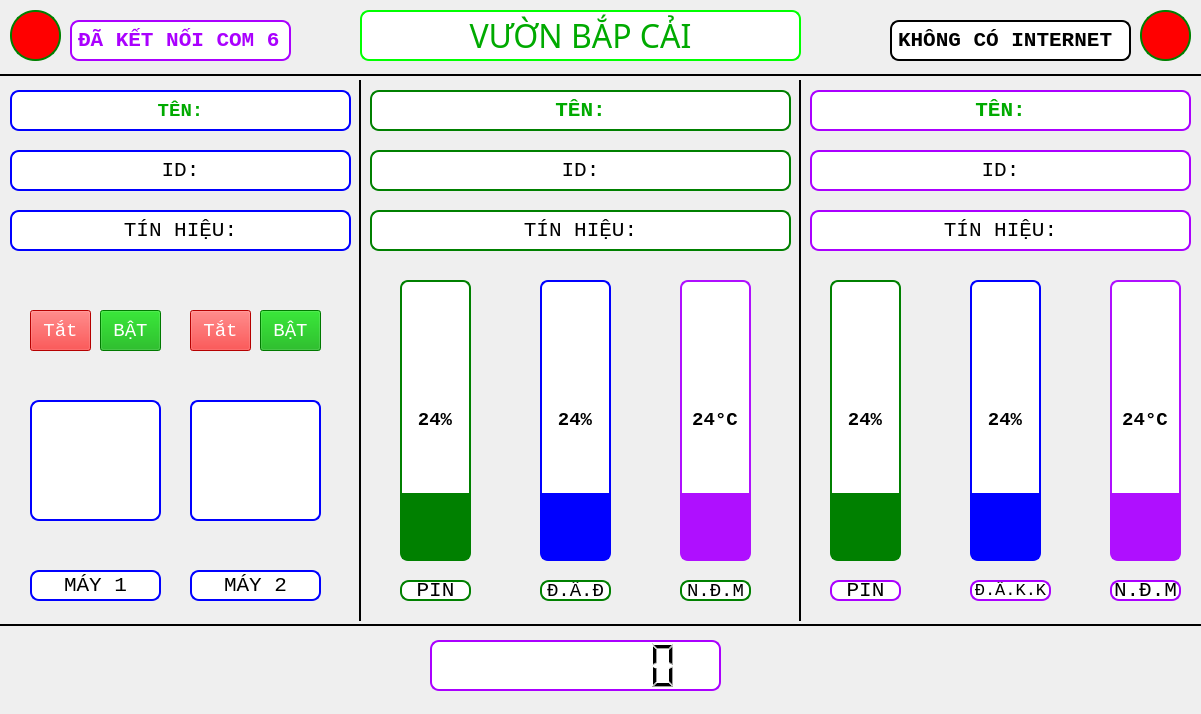
<?xml version="1.0" encoding="UTF-8"?>
<ui version="4.0">
 <class>MainWindow</class>
 <widget class="QMainWindow" name="MainWindow">
  <property name="windowModality">
   <enum>Qt::NonModal</enum>
  </property>
  <property name="geometry">
   <rect>
    <x>0</x>
    <y>0</y>
    <width>1201</width>
    <height>714</height>
   </rect>
  </property>
  <property name="minimumSize">
   <size>
    <width>1201</width>
    <height>714</height>
   </size>
  </property>
  <property name="maximumSize">
   <size>
    <width>1201</width>
    <height>714</height>
   </size>
  </property>
  <property name="windowTitle">
   <string>SMART_FAMR</string>
  </property>
  <property name="windowIcon">
   <iconset>
    <normaloff>../icons/k.ico</normaloff>../icons/k.ico</iconset>
  </property>
  <property name="styleSheet">
   <string notr="true">border-color: rgb(0, 85, 255);</string>
  </property>
  <widget class="QWidget" name="centralwidget">
   <widget class="Line" name="line">
    <property name="geometry">
     <rect>
      <x>0</x>
      <y>60</y>
      <width>1201</width>
      <height>31</height>
     </rect>
    </property>
    <property name="frameShadow">
     <enum>QFrame::Plain</enum>
    </property>
    <property name="lineWidth">
     <number>2</number>
    </property>
    <property name="orientation">
     <enum>Qt::Horizontal</enum>
    </property>
   </widget>
   <widget class="Line" name="line_2">
    <property name="geometry">
     <rect>
      <x>0</x>
      <y>610</y>
      <width>1201</width>
      <height>31</height>
     </rect>
    </property>
    <property name="frameShadow">
     <enum>QFrame::Plain</enum>
    </property>
    <property name="lineWidth">
     <number>2</number>
    </property>
    <property name="orientation">
     <enum>Qt::Horizontal</enum>
    </property>
   </widget>
   <widget class="Line" name="line_3">
    <property name="geometry">
     <rect>
      <x>350</x>
      <y>80</y>
      <width>21</width>
      <height>541</height>
     </rect>
    </property>
    <property name="frameShadow">
     <enum>QFrame::Plain</enum>
    </property>
    <property name="lineWidth">
     <number>2</number>
    </property>
    <property name="orientation">
     <enum>Qt::Vertical</enum>
    </property>
   </widget>
   <widget class="Line" name="line_4">
    <property name="geometry">
     <rect>
      <x>790</x>
      <y>80</y>
      <width>21</width>
      <height>541</height>
     </rect>
    </property>
    <property name="frameShadow">
     <enum>QFrame::Plain</enum>
    </property>
    <property name="lineWidth">
     <number>2</number>
    </property>
    <property name="orientation">
     <enum>Qt::Vertical</enum>
    </property>
   </widget>
   <widget class="QLabel" name="label">
    <property name="geometry">
     <rect>
      <x>360</x>
      <y>10</y>
      <width>441</width>
      <height>51</height>
     </rect>
    </property>
    <property name="font">
     <font>
      <family>Segoe Print</family>
      <pointsize>24</pointsize>
      <weight>50</weight>
      <italic>false</italic>
      <bold>false</bold>
     </font>
    </property>
    <property name="styleSheet">
     <string notr="true">background-color: rgb(255, 255, 255);
color: rgb(0, 170, 0);
font: 24pt &quot;Segoe Print&quot;;
background-color: rgb(255, 255, 255);
border-radius:9px;
border: 2px solid #00ff00
</string>
    </property>
    <property name="text">
     <string>VƯỜN BẮP CẢI</string>
    </property>
    <property name="alignment">
     <set>Qt::AlignCenter</set>
    </property>
   </widget>
   <widget class="QLabel" name="lbl_1_name">
    <property name="geometry">
     <rect>
      <x>10</x>
      <y>90</y>
      <width>341</width>
      <height>41</height>
     </rect>
    </property>
    <property name="font">
     <font>
      <family>Courier New</family>
      <pointsize>14</pointsize>
      <weight>75</weight>
      <italic>false</italic>
      <bold>true</bold>
     </font>
    </property>
    <property name="styleSheet">
     <string notr="true">background-color: rgb(255, 255, 255);
border-radius:9px;
border: 2px solid blue;
color: rgb(0, 170, 0);</string>
    </property>
    <property name="frameShape">
     <enum>QFrame::Box</enum>
    </property>
    <property name="frameShadow">
     <enum>QFrame::Sunken</enum>
    </property>
    <property name="text">
     <string>TÊN:</string>
    </property>
    <property name="alignment">
     <set>Qt::AlignCenter</set>
    </property>
   </widget>
   <widget class="QLabel" name="lbl_1_id">
    <property name="geometry">
     <rect>
      <x>10</x>
      <y>150</y>
      <width>341</width>
      <height>41</height>
     </rect>
    </property>
    <property name="font">
     <font>
      <family>Courier New</family>
      <pointsize>16</pointsize>
     </font>
    </property>
    <property name="styleSheet">
     <string notr="true">background-color: rgb(255, 255, 255);
background-color: rgb(255, 255, 255);
border-radius:9px;
border: 2px solid blue</string>
    </property>
    <property name="frameShape">
     <enum>QFrame::Box</enum>
    </property>
    <property name="text">
     <string>ID:</string>
    </property>
    <property name="alignment">
     <set>Qt::AlignCenter</set>
    </property>
   </widget>
   <widget class="QLabel" name="lbl_1_rf">
    <property name="geometry">
     <rect>
      <x>10</x>
      <y>210</y>
      <width>341</width>
      <height>41</height>
     </rect>
    </property>
    <property name="font">
     <font>
      <family>Courier New</family>
      <pointsize>16</pointsize>
     </font>
    </property>
    <property name="styleSheet">
     <string notr="true">background-color: rgb(255, 255, 255);
background-color: rgb(255, 255, 255);
border-radius:9px;
border: 2px solid blue</string>
    </property>
    <property name="frameShape">
     <enum>QFrame::Box</enum>
    </property>
    <property name="text">
     <string>TÍN HIỆU:</string>
    </property>
    <property name="alignment">
     <set>Qt::AlignCenter</set>
    </property>
   </widget>
   <widget class="QPushButton" name="btn_rl1_bat">
    <property name="geometry">
     <rect>
      <x>100</x>
      <y>310</y>
      <width>61</width>
      <height>41</height>
     </rect>
    </property>
    <property name="font">
     <font>
      <family>Courier New</family>
      <pointsize>14</pointsize>
      <weight>50</weight>
      <italic>false</italic>
      <bold>false</bold>
     </font>
    </property>
    <property name="styleSheet">
     <string notr="true">background-color: rgb(0, 170, 0);
color: rgb(255, 255, 255);</string>
    </property>
    <property name="text">
     <string>BẬT</string>
    </property>
    <property name="iconSize">
     <size>
      <width>24</width>
      <height>24</height>
     </size>
    </property>
   </widget>
   <widget class="QLabel" name="img_2">
    <property name="geometry">
     <rect>
      <x>190</x>
      <y>400</y>
      <width>131</width>
      <height>121</height>
     </rect>
    </property>
    <property name="font">
     <font>
      <family>Courier New</family>
      <pointsize>16</pointsize>
     </font>
    </property>
    <property name="styleSheet">
     <string notr="true">background-color: rgb(255, 255, 255);
background-color: rgb(255, 255, 255);
border-radius:8px;
border: 2px solid blue</string>
    </property>
    <property name="frameShape">
     <enum>QFrame::Box</enum>
    </property>
    <property name="text">
     <string/>
    </property>
    <property name="pixmap">
     <pixmap>../icons/fan_off.png</pixmap>
    </property>
    <property name="scaledContents">
     <bool>true</bool>
    </property>
    <property name="alignment">
     <set>Qt::AlignCenter</set>
    </property>
   </widget>
   <widget class="QLabel" name="img_1">
    <property name="geometry">
     <rect>
      <x>30</x>
      <y>400</y>
      <width>131</width>
      <height>121</height>
     </rect>
    </property>
    <property name="font">
     <font>
      <family>Courier New</family>
      <pointsize>16</pointsize>
     </font>
    </property>
    <property name="styleSheet">
     <string notr="true">background-color: rgb(255, 255, 255);
background-color: rgb(255, 255, 255);
border-radius:9px;
border: 2px solid blue
</string>
    </property>
    <property name="frameShape">
     <enum>QFrame::Box</enum>
    </property>
    <property name="frameShadow">
     <enum>QFrame::Plain</enum>
    </property>
    <property name="text">
     <string/>
    </property>
    <property name="pixmap">
     <pixmap>../icons/RL1_off.png</pixmap>
    </property>
    <property name="scaledContents">
     <bool>true</bool>
    </property>
    <property name="alignment">
     <set>Qt::AlignCenter</set>
    </property>
   </widget>
   <widget class="QProgressBar" name="progressBar_2_pin">
    <property name="geometry">
     <rect>
      <x>400</x>
      <y>280</y>
      <width>71</width>
      <height>281</height>
     </rect>
    </property>
    <property name="font">
     <font>
      <family>Courier New</family>
      <pointsize>14</pointsize>
      <weight>75</weight>
      <bold>true</bold>
     </font>
    </property>
    <property name="styleSheet">
     <string notr="true">QProgressBar {border: 2px solid green;border-radius:8px}
QProgressBar::chunk {background: green}</string>
    </property>
    <property name="value">
     <number>24</number>
    </property>
    <property name="alignment">
     <set>Qt::AlignCenter</set>
    </property>
    <property name="orientation">
     <enum>Qt::Vertical</enum>
    </property>
   </widget>
   <widget class="QProgressBar" name="progressBar_2_soil">
    <property name="geometry">
     <rect>
      <x>540</x>
      <y>280</y>
      <width>71</width>
      <height>281</height>
     </rect>
    </property>
    <property name="font">
     <font>
      <family>Courier New</family>
      <pointsize>14</pointsize>
      <weight>75</weight>
      <bold>true</bold>
     </font>
    </property>
    <property name="styleSheet">
     <string notr="true">QProgressBar {border: 2px solid blue;border-radius:8px}
 QProgressBar::chunk {background:blue}</string>
    </property>
    <property name="value">
     <number>24</number>
    </property>
    <property name="alignment">
     <set>Qt::AlignCenter</set>
    </property>
    <property name="orientation">
     <enum>Qt::Vertical</enum>
    </property>
   </widget>
   <widget class="QProgressBar" name="progressBar_2_eoc">
    <property name="geometry">
     <rect>
      <x>680</x>
      <y>280</y>
      <width>71</width>
      <height>281</height>
     </rect>
    </property>
    <property name="font">
     <font>
      <family>Courier New</family>
      <pointsize>14</pointsize>
      <weight>75</weight>
      <bold>true</bold>
     </font>
    </property>
    <property name="styleSheet">
     <string notr="true">QProgressBar {border: 2px solid #af0fff;border-radius:8px}
QProgressBar::chunk {background:#af0fff}</string>
    </property>
    <property name="value">
     <number>24</number>
    </property>
    <property name="alignment">
     <set>Qt::AlignCenter</set>
    </property>
    <property name="orientation">
     <enum>Qt::Vertical</enum>
    </property>
    <property name="format">
     <string>%p°C</string>
    </property>
   </widget>
   <widget class="QProgressBar" name="progressBar_3_hum">
    <property name="geometry">
     <rect>
      <x>970</x>
      <y>280</y>
      <width>71</width>
      <height>281</height>
     </rect>
    </property>
    <property name="font">
     <font>
      <family>Courier New</family>
      <pointsize>14</pointsize>
      <weight>75</weight>
      <bold>true</bold>
     </font>
    </property>
    <property name="styleSheet">
     <string notr="true">QProgressBar {border: 2px solid blue;border-radius:8px}
 QProgressBar::chunk {background:blue}</string>
    </property>
    <property name="value">
     <number>24</number>
    </property>
    <property name="alignment">
     <set>Qt::AlignCenter</set>
    </property>
    <property name="orientation">
     <enum>Qt::Vertical</enum>
    </property>
   </widget>
   <widget class="QProgressBar" name="progressBar_3_pin">
    <property name="geometry">
     <rect>
      <x>830</x>
      <y>280</y>
      <width>71</width>
      <height>281</height>
     </rect>
    </property>
    <property name="font">
     <font>
      <family>Courier New</family>
      <pointsize>14</pointsize>
      <weight>75</weight>
      <bold>true</bold>
     </font>
    </property>
    <property name="styleSheet">
     <string notr="true">QProgressBar {border: 2px solid green;border-radius:8px}
QProgressBar::chunk {background:green}</string>
    </property>
    <property name="value">
     <number>24</number>
    </property>
    <property name="alignment">
     <set>Qt::AlignCenter</set>
    </property>
    <property name="orientation">
     <enum>Qt::Vertical</enum>
    </property>
   </widget>
   <widget class="QProgressBar" name="progressBar_3_eoc">
    <property name="geometry">
     <rect>
      <x>1110</x>
      <y>280</y>
      <width>71</width>
      <height>281</height>
     </rect>
    </property>
    <property name="font">
     <font>
      <family>Courier New</family>
      <pointsize>14</pointsize>
      <weight>75</weight>
      <bold>true</bold>
     </font>
    </property>
    <property name="styleSheet">
     <string notr="true">QProgressBar {border: 2px solid #af0fff;border-radius:8px}
QProgressBar::chunk {background:#af0fff}</string>
    </property>
    <property name="value">
     <number>24</number>
    </property>
    <property name="alignment">
     <set>Qt::AlignCenter</set>
    </property>
    <property name="orientation">
     <enum>Qt::Vertical</enum>
    </property>
    <property name="format">
     <string>%p°C</string>
    </property>
   </widget>
   <widget class="QLCDNumber" name="lcdNumber">
    <property name="geometry">
     <rect>
      <x>430</x>
      <y>640</y>
      <width>291</width>
      <height>51</height>
     </rect>
    </property>
    <property name="font">
     <font>
      <family>Courier New</family>
      <pointsize>16</pointsize>
     </font>
    </property>
    <property name="styleSheet">
     <string notr="true">color: rgb(0, 0, 0);
background-color: rgb(255, 255, 255);
background-color: rgb(255, 255, 255);
border-radius:9px;
border: 2px solid #aa00ff</string>
    </property>
    <property name="frameShadow">
     <enum>QFrame::Plain</enum>
    </property>
    <property name="lineWidth">
     <number>1</number>
    </property>
    <property name="smallDecimalPoint">
     <bool>false</bool>
    </property>
    <property name="digitCount">
     <number>8</number>
    </property>
   </widget>
   <widget class="QLabel" name="label_13">
    <property name="geometry">
     <rect>
      <x>30</x>
      <y>570</y>
      <width>131</width>
      <height>31</height>
     </rect>
    </property>
    <property name="font">
     <font>
      <family>Courier New</family>
      <pointsize>16</pointsize>
     </font>
    </property>
    <property name="styleSheet">
     <string notr="true">background-color: rgb(255, 255, 255);
background-color: rgb(255, 255, 255);
border-radius:9px;
border: 2px solid blue</string>
    </property>
    <property name="frameShape">
     <enum>QFrame::Box</enum>
    </property>
    <property name="text">
     <string>MÁY 1</string>
    </property>
    <property name="alignment">
     <set>Qt::AlignCenter</set>
    </property>
   </widget>
   <widget class="QLabel" name="label_14">
    <property name="geometry">
     <rect>
      <x>190</x>
      <y>570</y>
      <width>131</width>
      <height>31</height>
     </rect>
    </property>
    <property name="font">
     <font>
      <family>Courier New</family>
      <pointsize>16</pointsize>
     </font>
    </property>
    <property name="styleSheet">
     <string notr="true">background-color: rgb(255, 255, 255);
background-color: rgb(255, 255, 255);
border-radius:9px;
border: 2px solid blue</string>
    </property>
    <property name="frameShape">
     <enum>QFrame::Box</enum>
    </property>
    <property name="text">
     <string>MÁY 2</string>
    </property>
    <property name="alignment">
     <set>Qt::AlignCenter</set>
    </property>
   </widget>
   <widget class="QLabel" name="label_15">
    <property name="geometry">
     <rect>
      <x>400</x>
      <y>580</y>
      <width>71</width>
      <height>21</height>
     </rect>
    </property>
    <property name="font">
     <font>
      <family>Courier New</family>
      <pointsize>16</pointsize>
     </font>
    </property>
    <property name="styleSheet">
     <string notr="true">background-color: rgb(255, 255, 255);
background-color: rgb(255, 255, 255);
background-color: rgb(255, 255, 255);
border-radius:9px;
border: 2px solid green</string>
    </property>
    <property name="frameShape">
     <enum>QFrame::Box</enum>
    </property>
    <property name="text">
     <string>PIN</string>
    </property>
    <property name="alignment">
     <set>Qt::AlignCenter</set>
    </property>
   </widget>
   <widget class="QLabel" name="label_16">
    <property name="geometry">
     <rect>
      <x>540</x>
      <y>580</y>
      <width>71</width>
      <height>21</height>
     </rect>
    </property>
    <property name="font">
     <font>
      <family>Courier New</family>
      <pointsize>14</pointsize>
     </font>
    </property>
    <property name="styleSheet">
     <string notr="true">background-color: rgb(255, 255, 255);
background-color: rgb(255, 255, 255);
background-color: rgb(255, 255, 255);
border-radius:9px;
border: 2px solid green</string>
    </property>
    <property name="frameShape">
     <enum>QFrame::Box</enum>
    </property>
    <property name="text">
     <string>Đ.Â.Đ</string>
    </property>
    <property name="alignment">
     <set>Qt::AlignCenter</set>
    </property>
   </widget>
   <widget class="QLabel" name="label_17">
    <property name="geometry">
     <rect>
      <x>680</x>
      <y>580</y>
      <width>71</width>
      <height>21</height>
     </rect>
    </property>
    <property name="font">
     <font>
      <family>Courier New</family>
      <pointsize>14</pointsize>
     </font>
    </property>
    <property name="styleSheet">
     <string notr="true">background-color: rgb(255, 255, 255);
background-color: rgb(255, 255, 255);
background-color: rgb(255, 255, 255);
border-radius:9px;
border: 2px solid green</string>
    </property>
    <property name="frameShape">
     <enum>QFrame::Box</enum>
    </property>
    <property name="text">
     <string>N.Đ.M</string>
    </property>
    <property name="alignment">
     <set>Qt::AlignCenter</set>
    </property>
   </widget>
   <widget class="QLabel" name="label_18">
    <property name="geometry">
     <rect>
      <x>1110</x>
      <y>580</y>
      <width>71</width>
      <height>21</height>
     </rect>
    </property>
    <property name="font">
     <font>
      <family>Courier New</family>
      <pointsize>16</pointsize>
     </font>
    </property>
    <property name="styleSheet">
     <string notr="true">background-color: rgb(255, 255, 255);
border-radius:9px;
border: 2px solid #aa00ff</string>
    </property>
    <property name="frameShape">
     <enum>QFrame::Box</enum>
    </property>
    <property name="text">
     <string>N.Đ.M</string>
    </property>
    <property name="alignment">
     <set>Qt::AlignCenter</set>
    </property>
   </widget>
   <widget class="QLabel" name="label_19">
    <property name="geometry">
     <rect>
      <x>830</x>
      <y>580</y>
      <width>71</width>
      <height>21</height>
     </rect>
    </property>
    <property name="font">
     <font>
      <family>Courier New</family>
      <pointsize>16</pointsize>
     </font>
    </property>
    <property name="styleSheet">
     <string notr="true">background-color: rgb(255, 255, 255);
border-radius:9px;
border: 2px solid #aa00ff</string>
    </property>
    <property name="frameShape">
     <enum>QFrame::Box</enum>
    </property>
    <property name="text">
     <string>PIN</string>
    </property>
    <property name="alignment">
     <set>Qt::AlignCenter</set>
    </property>
   </widget>
   <widget class="QLabel" name="label_20">
    <property name="geometry">
     <rect>
      <x>970</x>
      <y>580</y>
      <width>81</width>
      <height>21</height>
     </rect>
    </property>
    <property name="font">
     <font>
      <family>Courier New</family>
      <pointsize>13</pointsize>
     </font>
    </property>
    <property name="styleSheet">
     <string notr="true">background-color: rgb(255, 255, 255);
border-radius:9px;
border: 2px solid #aa00ff</string>
    </property>
    <property name="frameShape">
     <enum>QFrame::Box</enum>
    </property>
    <property name="text">
     <string>Đ.Â.K.K</string>
    </property>
    <property name="alignment">
     <set>Qt::AlignCenter</set>
    </property>
   </widget>
   <widget class="QLabel" name="lbl_2_id">
    <property name="geometry">
     <rect>
      <x>370</x>
      <y>150</y>
      <width>421</width>
      <height>41</height>
     </rect>
    </property>
    <property name="font">
     <font>
      <family>Courier New</family>
      <pointsize>16</pointsize>
     </font>
    </property>
    <property name="styleSheet">
     <string notr="true">background-color: rgb(255, 255, 255);
background-color: rgb(255, 255, 255);
background-color: rgb(255, 255, 255);
border-radius:9px;
border: 2px solid green</string>
    </property>
    <property name="frameShape">
     <enum>QFrame::Box</enum>
    </property>
    <property name="text">
     <string>ID:</string>
    </property>
    <property name="alignment">
     <set>Qt::AlignCenter</set>
    </property>
   </widget>
   <widget class="QLabel" name="lbl_2_rf">
    <property name="geometry">
     <rect>
      <x>370</x>
      <y>210</y>
      <width>421</width>
      <height>41</height>
     </rect>
    </property>
    <property name="font">
     <font>
      <family>Courier New</family>
      <pointsize>16</pointsize>
     </font>
    </property>
    <property name="styleSheet">
     <string notr="true">background-color: rgb(255, 255, 255);
background-color: rgb(255, 255, 255);
background-color: rgb(255, 255, 255);
border-radius:9px;
border: 2px solid green</string>
    </property>
    <property name="frameShape">
     <enum>QFrame::Box</enum>
    </property>
    <property name="text">
     <string>TÍN HIỆU:</string>
    </property>
    <property name="alignment">
     <set>Qt::AlignCenter</set>
    </property>
   </widget>
   <widget class="QLabel" name="lbl_2_name">
    <property name="geometry">
     <rect>
      <x>370</x>
      <y>90</y>
      <width>421</width>
      <height>41</height>
     </rect>
    </property>
    <property name="font">
     <font>
      <family>Courier New</family>
      <pointsize>16</pointsize>
      <weight>75</weight>
      <bold>true</bold>
     </font>
    </property>
    <property name="styleSheet">
     <string notr="true">color: rgb(0, 170, 0);
background-color: rgb(255, 255, 255);
border-radius:9px;
border: 2px solid green</string>
    </property>
    <property name="frameShape">
     <enum>QFrame::Box</enum>
    </property>
    <property name="text">
     <string>TÊN:</string>
    </property>
    <property name="alignment">
     <set>Qt::AlignCenter</set>
    </property>
   </widget>
   <widget class="QLabel" name="lbl_3_id">
    <property name="geometry">
     <rect>
      <x>810</x>
      <y>150</y>
      <width>381</width>
      <height>41</height>
     </rect>
    </property>
    <property name="font">
     <font>
      <family>Courier New</family>
      <pointsize>16</pointsize>
     </font>
    </property>
    <property name="styleSheet">
     <string notr="true">background-color: rgb(255, 255, 255);

border-radius:9px;
border: 2px solid #aa00ff</string>
    </property>
    <property name="frameShape">
     <enum>QFrame::Box</enum>
    </property>
    <property name="text">
     <string>ID:</string>
    </property>
    <property name="alignment">
     <set>Qt::AlignCenter</set>
    </property>
   </widget>
   <widget class="QLabel" name="lbl_3_rf">
    <property name="geometry">
     <rect>
      <x>810</x>
      <y>210</y>
      <width>381</width>
      <height>41</height>
     </rect>
    </property>
    <property name="font">
     <font>
      <family>Courier New</family>
      <pointsize>16</pointsize>
     </font>
    </property>
    <property name="styleSheet">
     <string notr="true">background-color: rgb(255, 255, 255);
border-radius:9px;
border: 2px solid #aa00ff;
</string>
    </property>
    <property name="frameShape">
     <enum>QFrame::Box</enum>
    </property>
    <property name="text">
     <string>TÍN HIỆU:</string>
    </property>
    <property name="alignment">
     <set>Qt::AlignCenter</set>
    </property>
   </widget>
   <widget class="QLabel" name="lbl_3_name">
    <property name="geometry">
     <rect>
      <x>810</x>
      <y>90</y>
      <width>381</width>
      <height>41</height>
     </rect>
    </property>
    <property name="font">
     <font>
      <family>Courier New</family>
      <pointsize>16</pointsize>
      <weight>75</weight>
      <bold>true</bold>
     </font>
    </property>
    <property name="styleSheet">
     <string notr="true">background-color: rgb(255, 255, 255);
color: rgb(0, 170, 0);
border-radius:9px;
border: 2px solid #aa00ff</string>
    </property>
    <property name="frameShape">
     <enum>QFrame::Box</enum>
    </property>
    <property name="text">
     <string>TÊN:</string>
    </property>
    <property name="alignment">
     <set>Qt::AlignCenter</set>
    </property>
   </widget>
   <widget class="QLabel" name="lbl_internet">
    <property name="geometry">
     <rect>
      <x>890</x>
      <y>20</y>
      <width>241</width>
      <height>41</height>
     </rect>
    </property>
    <property name="font">
     <font>
      <family>Courier New</family>
      <pointsize>16</pointsize>
      <weight>75</weight>
      <bold>true</bold>
     </font>
    </property>
    <property name="styleSheet">
     <string notr="true">background-color: rgb(255, 255, 255);
border-radius:9px;
border: 2px solid #000000
</string>
    </property>
    <property name="frameShape">
     <enum>QFrame::Box</enum>
    </property>
    <property name="text">
     <string>KHÔNG CÓ INTERNET</string>
    </property>
    <property name="alignment">
     <set>Qt::AlignLeading|Qt::AlignLeft|Qt::AlignVCenter</set>
    </property>
   </widget>
   <widget class="QLabel" name="lbl_C">
    <property name="geometry">
     <rect>
      <x>1140</x>
      <y>10</y>
      <width>51</width>
      <height>51</height>
     </rect>
    </property>
    <property name="font">
     <font>
      <family>Courier New</family>
      <pointsize>16</pointsize>
     </font>
    </property>
    <property name="styleSheet">
     <string notr="true">border-radius:25px;
border: 2px solid green;
background-color: rgb(255, 0, 0);</string>
    </property>
    <property name="frameShape">
     <enum>QFrame::Box</enum>
    </property>
    <property name="text">
     <string/>
    </property>
    <property name="alignment">
     <set>Qt::AlignLeading|Qt::AlignLeft|Qt::AlignVCenter</set>
    </property>
   </widget>
   <widget class="QLabel" name="lbl_C_2">
    <property name="geometry">
     <rect>
      <x>10</x>
      <y>10</y>
      <width>51</width>
      <height>51</height>
     </rect>
    </property>
    <property name="font">
     <font>
      <family>Courier New</family>
      <pointsize>16</pointsize>
     </font>
    </property>
    <property name="styleSheet">
     <string notr="true">border-radius:25px;
border: 2px solid green;
background-color: rgb(255, 0, 0);</string>
    </property>
    <property name="frameShape">
     <enum>QFrame::Box</enum>
    </property>
    <property name="text">
     <string/>
    </property>
    <property name="alignment">
     <set>Qt::AlignLeading|Qt::AlignLeft|Qt::AlignVCenter</set>
    </property>
   </widget>
   <widget class="QLabel" name="lbl_com">
    <property name="geometry">
     <rect>
      <x>70</x>
      <y>20</y>
      <width>221</width>
      <height>41</height>
     </rect>
    </property>
    <property name="font">
     <font>
      <family>Courier New</family>
      <pointsize>16</pointsize>
      <weight>75</weight>
      <bold>true</bold>
     </font>
    </property>
    <property name="styleSheet">
     <string notr="true">background-color: rgb(255, 255, 255);
border-radius:9px;
border: 2px solid #aa00ff;
color: #aa00ff
</string>
    </property>
    <property name="frameShape">
     <enum>QFrame::Box</enum>
    </property>
    <property name="text">
     <string>ĐÃ KẾT NỐI COM 6</string>
    </property>
    <property name="alignment">
     <set>Qt::AlignLeading|Qt::AlignLeft|Qt::AlignVCenter</set>
    </property>
   </widget>
   <widget class="QPushButton" name="btn_rl1_tat">
    <property name="geometry">
     <rect>
      <x>30</x>
      <y>310</y>
      <width>61</width>
      <height>41</height>
     </rect>
    </property>
    <property name="font">
     <font>
      <family>Courier New</family>
      <pointsize>14</pointsize>
      <weight>50</weight>
      <italic>false</italic>
      <bold>false</bold>
     </font>
    </property>
    <property name="styleSheet">
     <string notr="true">background-color: rgb(255, 0, 0);
color: rgb(255, 255, 255);</string>
    </property>
    <property name="text">
     <string>Tắt</string>
    </property>
    <property name="iconSize">
     <size>
      <width>24</width>
      <height>24</height>
     </size>
    </property>
   </widget>
   <widget class="QPushButton" name="btn_rl2_bat">
    <property name="geometry">
     <rect>
      <x>260</x>
      <y>310</y>
      <width>61</width>
      <height>41</height>
     </rect>
    </property>
    <property name="font">
     <font>
      <family>Courier New</family>
      <pointsize>14</pointsize>
      <weight>50</weight>
      <italic>false</italic>
      <bold>false</bold>
     </font>
    </property>
    <property name="styleSheet">
     <string notr="true">background-color: rgb(0, 170, 0);
color: rgb(255, 255, 255);</string>
    </property>
    <property name="text">
     <string>BẬT</string>
    </property>
    <property name="iconSize">
     <size>
      <width>24</width>
      <height>24</height>
     </size>
    </property>
   </widget>
   <widget class="QPushButton" name="btn_rl2_tat">
    <property name="geometry">
     <rect>
      <x>190</x>
      <y>310</y>
      <width>61</width>
      <height>41</height>
     </rect>
    </property>
    <property name="font">
     <font>
      <family>Courier New</family>
      <pointsize>14</pointsize>
      <weight>50</weight>
      <italic>false</italic>
      <bold>false</bold>
     </font>
    </property>
    <property name="styleSheet">
     <string notr="true">background-color: rgb(255, 0, 0);
color: rgb(255, 255, 255);</string>
    </property>
    <property name="text">
     <string>Tắt</string>
    </property>
    <property name="iconSize">
     <size>
      <width>24</width>
      <height>24</height>
     </size>
    </property>
   </widget>
  </widget>
  <widget class="QStatusBar" name="statusbar"/>
 </widget>
 <resources/>
 <connections/>
</ui>
